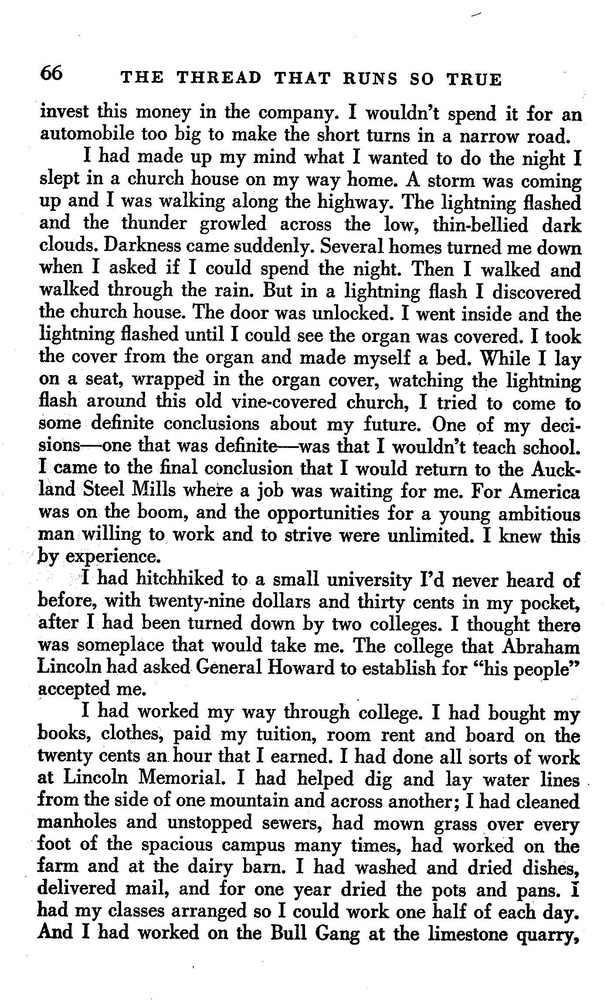
#> input picture bench2.jpg, 614 x 1000 px, shrunk from 1409 x 2295 before the run
$ python preprocessing.py
#> lines starting #> are read from the running program, lines starting #| are printed output that depends on the picture
from PIL import Image
from pylab import *
import matplotlib.pyplot as plt
import numpy as np
from scipy.signal import argrelextrema
import sys,os
import PIL.ImageOps
from skimage import measure
try:
    from skimage import filters
except ImportError:
    from skimage import filter as filters

def count_white(image):
    #counts white value of gray scale image, is it all white?
    im = array(PIL.ImageOps.invert(image).convert('L'))

    grayscale_value = 0
    for i in im[0]:
        grayscale_value += i
    return (grayscale_value/len(im[0]))**2

# [39 lines left out: function segment_vertically, not called in this run]

def segment_horizontally(filename):
    # read image to array, convert it to grayscale
#> called with filename = 'bench2.jpg'
    image = Image.open(filename)
#> image is the input picture: PIL image 614x1000 RGB; min 0, max 255, mean 216.1
    im = array(image.convert('L'))

    ### get sum squared of each line row, higher values are mostly white
    ### will separate this later with either a hardcoded threshold or better
    ### a sigmoid function that will segment the image into rows of text

    ### OPTIONAL FOR NOW: you could also do this horizontally to segment the text lines
    ### into either individual letters or words.

    #get sums of each row (pixel values grayscale)
    rowsums = [sum(x)**2 for x in im] #rowsums contain sums of white values
#> rowsums = 1000 values, max 2.45e+10 at index 0, min 7.89e+09 at index 938, mean 1.81e+10
    rowsumsa = array(rowsums)
#> rowsumsa has the same summary as rowsums
    maximas = argrelextrema(rowsumsa, np.greater)
    maximas = [i for i in maximas[0]]
#> maximas = 158 values from 21 to 994
    maximas.insert(0, 0)
    maximas.append(image.height-1)

    out_path = "./%s" % (filename.split(".")[0])
    if not os.path.isdir(out_path):
        os.makedirs(out_path)
    os.chdir(out_path)

    save_counter = 0
    for i in range(len(maximas)-1):
        left = 0
        top = maximas[i]
        width = image.width
        height = maximas[i+1] - maximas[i]
        box = (left, top, left+width, top+height)
        area = image.crop(box)
        if count_white(area) <= 20:
            continue
        area.save("%s_%s" % (save_counter, filename),"JPEG")
        save_counter += 1
#> this loop made 159 passes
#> (top, height, box) on passes 1 to 3: (0, 21, (0, 0, 614, 21)), (21, 12, (0, 21, 614, 33)), (33, 25, (0, 33, 614, 58))
#> pass 1, in segment_horizontally, `area = image.crop(box)`:
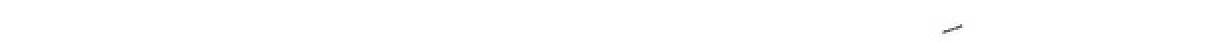
#> area: PIL image 614x21 RGB (shown 2 times larger); min 80, max 255, mean 254.8
#> pass 1, in count_white, `im = array(PIL.ImageOps.invert(image).convert('L'))`:
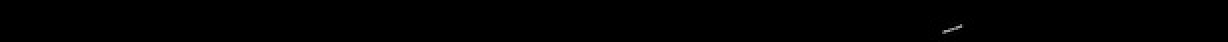
#> im: shape (21, 614) (shown 2 times larger); min 0, max 175, mean 0.2
#> after the loop, save_counter = 101

    fig = plt.figure()
    ax = fig.add_axes([0,0,1,1])
    rownum = list(range(len(rowsums)))
#> rownum = 1000 values from 0 to 999
    ax.bar(rownum,rowsums)
    plt.show()
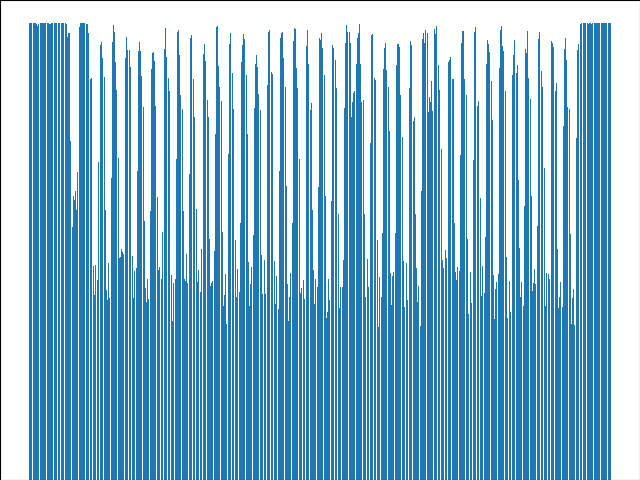
#> figure drawn by matplotlib, 1 panel


# [49 lines left out: function segment_letters, not called in this run]

segment_horizontally("bench2.jpg")

$ run again, with bench.jpg copied over bench2.jpg
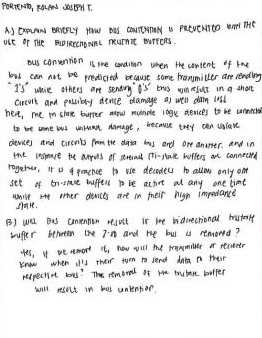
#> input picture bench.jpg, 262 x 338 px
#> in segment_horizontally, image is the input picture: PIL image 262x338 RGB; mean R, G, B 234.6, 234.6, 234.6
#> rowsums = 338 values, max 4.46e+09 at index 330, min 2.12e+09 at index 76, mean 3.81e+09
#> rowsumsa has the same summary as rowsums
#> maximas = 37 values from 1 to 330
#> the loop in segment_horizontally, `for i in range(len(maximas)-1):` made 38 passes
#> (top, height, box) on passes 1 to 8: (0, 1, (0, 0, 262, 1)), (1, 11, (0, 1, 262, 12)), (12, 4, (0, 12, 262, 16)), (16, 7, (0, 16, 262, 23)), (23, 13, (0, 23, 262, 36)), (36, 15, (0, 36, 262, 51)), (51, 2, (0, 51, 262, 53)), (53, 17, (0, 53, 262, 70))
#> after the loop in segment_horizontally, `for i in range(len(maximas)-1):`: save_counter = 8
#> rownum = 338 values from 0 to 337
#> in segment_horizontally, `plt.show()`:
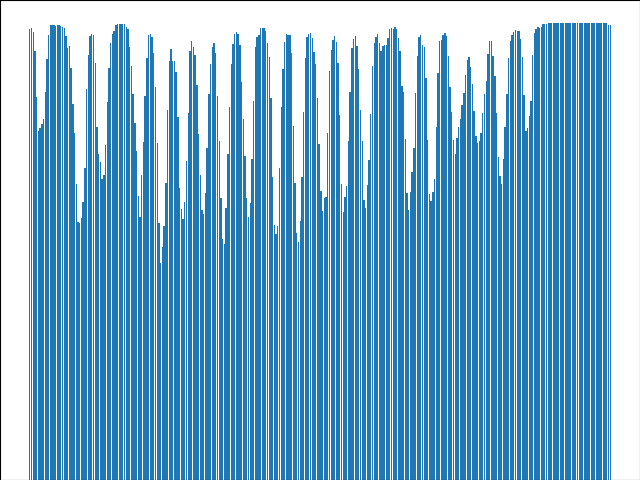
#> figure drawn by matplotlib, 1 panel
